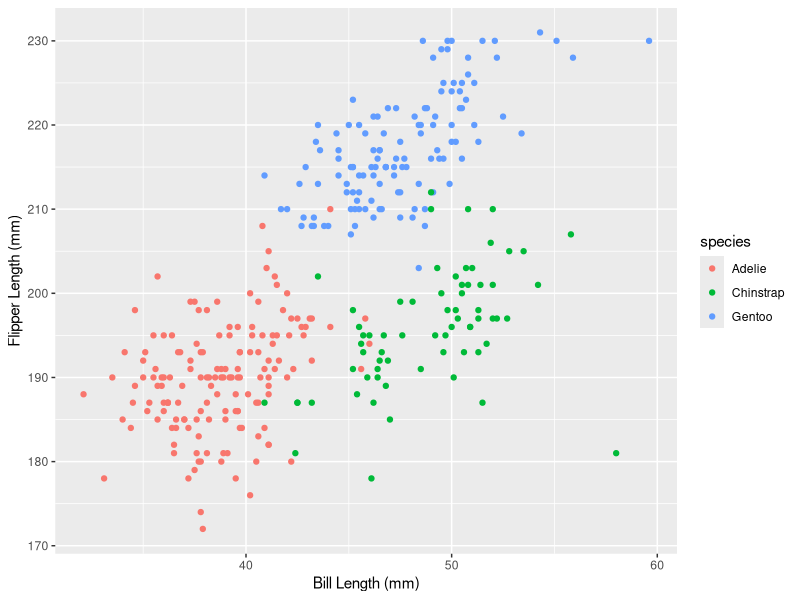
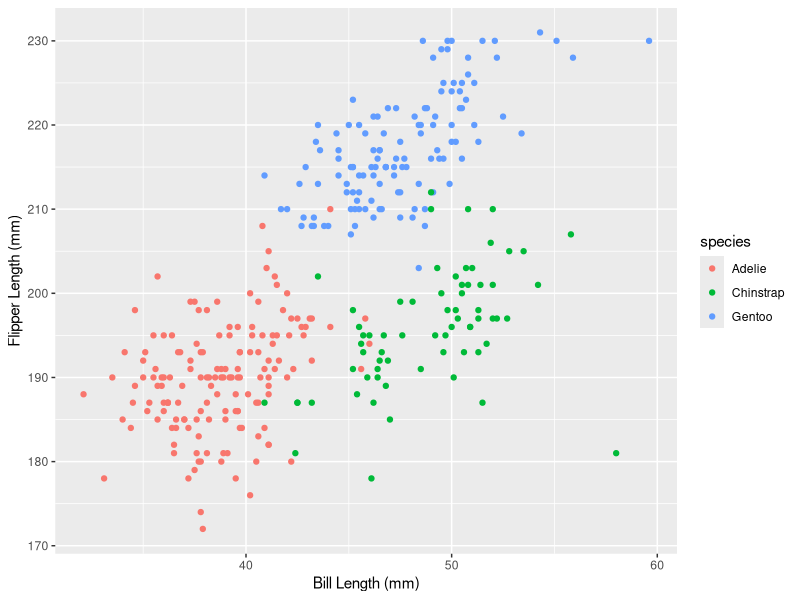

These figures' R source, in order:
## ---- chunk 1
library(tidyverse)
## ---- chunk 2
prob1_df =
tibble(
  samp = rnorm(10),
  samp_gt_0 = samp > 0, 
  char_vec = c("a", "b", "c", "d", "e", "f", "g", "h", "i", "j"),
  factor_vec = factor(c("low","low", "low", "mod", "mod", "mod", "high", "high", "high", "high"))
)
## ---- chunk 3
mean(pull(prob1_df, samp)) 
mean(pull(prob1_df, samp_gt_0))
mean(pull(prob1_df, char_vec))
mean(pull(prob1_df, factor_vec))
## ---- chunk 4
as.numeric(pull(prob1_df, samp)) 
as.numeric(pull(prob1_df, samp_gt_0)) 
as.numeric(pull(prob1_df, char_vec)) 
as.numeric(pull(prob1_df, factor_vec)) 
## ---- chunk 5
as.numeric(pull(prob1_df, samp_gt_0)) * pull(prob1_df, samp)
as.factor(pull(prob1_df, samp_gt_0)) * pull(prob1_df, samp)
as.numeric(as.factor(pull(prob1_df, samp_gt_0))) * pull(prob1_df, samp)
## ---- chunk 6
data("penguins", package = "palmerpenguins")
## ---- chunk 7
penguin_length_plot = ggplot(data = penguins, aes(x = bill_length_mm, y = flipper_length_mm, color = species)) +
  geom_point() +
  xlab("Bill Length (mm)") + ylab("Flipper Length (mm)")
  penguin_length_plot

ggsave("penguin_length_plot.pdf")
